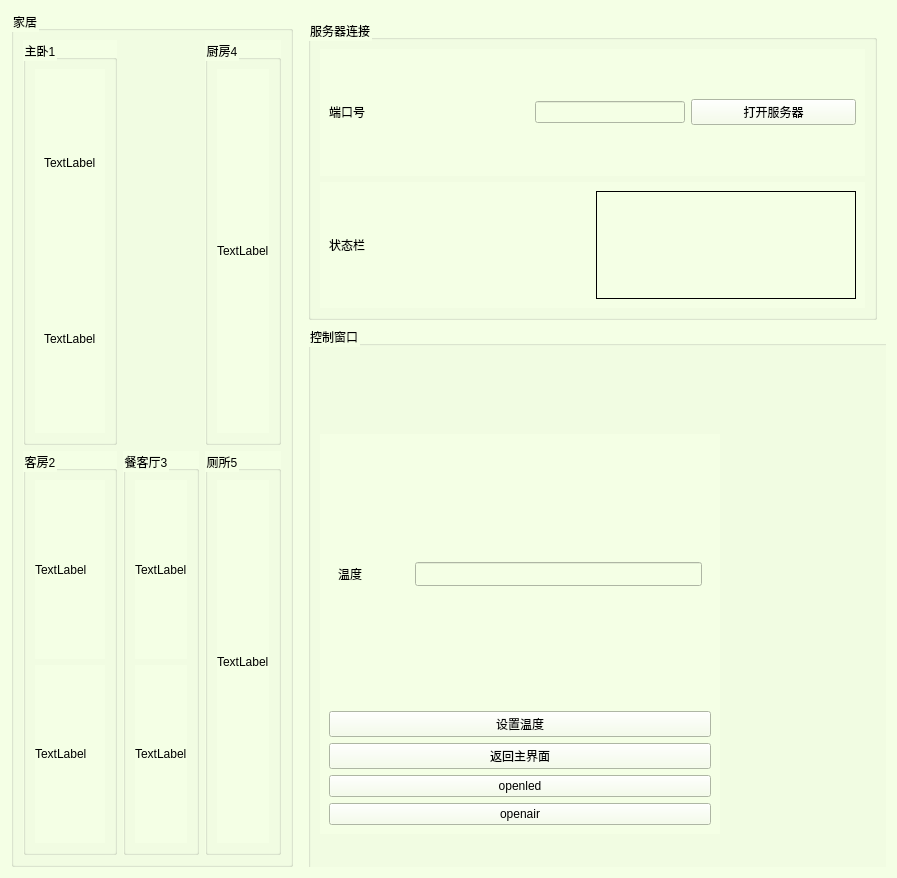
<?xml version="1.0" encoding="UTF-8"?>
<ui version="4.0">
 <class>RomeControl</class>
 <widget class="QWidget" name="RomeControl">
  <property name="geometry">
   <rect>
    <x>0</x>
    <y>0</y>
    <width>897</width>
    <height>878</height>
   </rect>
  </property>
  <property name="minimumSize">
   <size>
    <width>40</width>
    <height>600</height>
   </size>
  </property>
  <property name="windowTitle">
   <string>Form</string>
  </property>
  <property name="styleSheet">
   <string notr="true">background-color: rgb(244, 255, 229);</string>
  </property>
  <layout class="QHBoxLayout" name="horizontalLayout_5">
   <item>
    <widget class="QGroupBox" name="groupBox_room">
     <property name="title">
      <string>家居</string>
     </property>
     <layout class="QGridLayout" name="gridLayout">
      <item row="1" column="3">
       <widget class="QGroupBox" name="groupBox_cashroom6">
        <property name="title">
         <string>厕所5</string>
        </property>
        <layout class="QVBoxLayout" name="verticalLayout_5">
         <item>
          <widget class="QLabel" name="label_led5">
           <property name="minimumSize">
            <size>
             <width>0</width>
             <height>128</height>
            </size>
           </property>
           <property name="text">
            <string>TextLabel</string>
           </property>
          </widget>
         </item>
        </layout>
       </widget>
      </item>
      <item row="0" column="0">
       <widget class="QGroupBox" name="groupBox_room3">
        <property name="minimumSize">
         <size>
          <width>0</width>
          <height>128</height>
         </size>
        </property>
        <property name="title">
         <string>主卧1</string>
        </property>
        <layout class="QHBoxLayout" name="horizontalLayout">
         <item>
          <widget class="QWidget" name="widget_4" native="true">
           <layout class="QVBoxLayout" name="verticalLayout_9">
            <item>
             <widget class="QLabel" name="label_led1">
              <property name="text">
               <string>TextLabel</string>
              </property>
             </widget>
            </item>
            <item>
             <widget class="QLabel" name="label_air1">
              <property name="text">
               <string>TextLabel</string>
              </property>
             </widget>
            </item>
           </layout>
          </widget>
         </item>
        </layout>
       </widget>
      </item>
      <item row="1" column="0">
       <widget class="QGroupBox" name="groupBox_room4">
        <property name="minimumSize">
         <size>
          <width>0</width>
          <height>130</height>
         </size>
        </property>
        <property name="title">
         <string>客房2</string>
        </property>
        <layout class="QVBoxLayout" name="verticalLayout_4">
         <item>
          <widget class="QLabel" name="label_led2">
           <property name="text">
            <string>TextLabel</string>
           </property>
          </widget>
         </item>
         <item>
          <widget class="QLabel" name="label_air2">
           <property name="text">
            <string>TextLabel</string>
           </property>
          </widget>
         </item>
        </layout>
       </widget>
      </item>
      <item row="1" column="1">
       <widget class="QGroupBox" name="groupBox_drawroom5">
        <property name="minimumSize">
         <size>
          <width>0</width>
          <height>130</height>
         </size>
        </property>
        <property name="title">
         <string>餐客厅3</string>
        </property>
        <layout class="QVBoxLayout" name="verticalLayout_3">
         <item>
          <widget class="QLabel" name="label_led3">
           <property name="text">
            <string>TextLabel</string>
           </property>
          </widget>
         </item>
         <item>
          <widget class="QLabel" name="label_air3">
           <property name="text">
            <string>TextLabel</string>
           </property>
          </widget>
         </item>
        </layout>
       </widget>
      </item>
      <item row="0" column="3">
       <widget class="QGroupBox" name="groupBox_kitchen1">
        <property name="minimumSize">
         <size>
          <width>0</width>
          <height>169</height>
         </size>
        </property>
        <property name="title">
         <string>厨房4</string>
        </property>
        <layout class="QVBoxLayout" name="verticalLayout_8">
         <item>
          <widget class="QLabel" name="label_led4">
           <property name="text">
            <string>TextLabel</string>
           </property>
          </widget>
         </item>
        </layout>
       </widget>
      </item>
     </layout>
    </widget>
   </item>
   <item>
    <widget class="QWidget" name="widget_9" native="true">
     <property name="font">
      <font>
       <pointsize>12</pointsize>
      </font>
     </property>
     <layout class="QVBoxLayout" name="verticalLayout_11">
      <item>
       <widget class="QGroupBox" name="groupBox_server">
        <property name="minimumSize">
         <size>
          <width>0</width>
          <height>300</height>
         </size>
        </property>
        <property name="title">
         <string>服务器连接</string>
        </property>
        <layout class="QVBoxLayout" name="verticalLayout">
         <item>
          <widget class="QWidget" name="widget_2" native="true">
           <layout class="QHBoxLayout" name="horizontalLayout_2">
            <item>
             <widget class="QLabel" name="label">
              <property name="minimumSize">
               <size>
                <width>200</width>
                <height>100</height>
               </size>
              </property>
              <property name="maximumSize">
               <size>
                <width>200</width>
                <height>100</height>
               </size>
              </property>
              <property name="text">
               <string>端口号</string>
              </property>
              <property name="alignment">
               <set>Qt::AlignLeading|Qt::AlignLeft|Qt::AlignVCenter</set>
              </property>
             </widget>
            </item>
            <item>
             <widget class="QLineEdit" name="port">
              <property name="minimumSize">
               <size>
                <width>150</width>
                <height>0</height>
               </size>
              </property>
              <property name="maximumSize">
               <size>
                <width>150</width>
                <height>16777215</height>
               </size>
              </property>
             </widget>
            </item>
            <item>
             <widget class="QPushButton" name="btn_connect">
              <property name="minimumSize">
               <size>
                <width>120</width>
                <height>24</height>
               </size>
              </property>
              <property name="text">
               <string>打开服务器</string>
              </property>
             </widget>
            </item>
           </layout>
          </widget>
         </item>
         <item>
          <widget class="QWidget" name="widget_5" native="true">
           <layout class="QHBoxLayout" name="horizontalLayout_3">
            <item>
             <widget class="QLabel" name="label_4">
              <property name="text">
               <string>状态栏</string>
              </property>
             </widget>
            </item>
            <item>
             <widget class="QLabel" name="label_notice">
              <property name="minimumSize">
               <size>
                <width>20</width>
                <height>0</height>
               </size>
              </property>
              <property name="font">
               <font>
                <pointsize>17</pointsize>
               </font>
              </property>
              <property name="frameShape">
               <enum>QFrame::Panel</enum>
              </property>
              <property name="text">
               <string/>
              </property>
             </widget>
            </item>
           </layout>
          </widget>
         </item>
        </layout>
       </widget>
      </item>
      <item>
       <widget class="QGroupBox" name="groupBox_control">
        <property name="enabled">
         <bool>true</bool>
        </property>
        <property name="minimumSize">
         <size>
          <width>628</width>
          <height>600</height>
         </size>
        </property>
        <property name="title">
         <string>控制窗口</string>
        </property>
        <layout class="QVBoxLayout" name="verticalLayout_6">
         <item>
          <widget class="QWidget" name="widget_10" native="true">
           <property name="minimumSize">
            <size>
             <width>0</width>
             <height>0</height>
            </size>
           </property>
           <property name="maximumSize">
            <size>
             <width>400</width>
             <height>400</height>
            </size>
           </property>
           <layout class="QVBoxLayout" name="verticalLayout_2">
            <item>
             <widget class="QWidget" name="widget" native="true">
              <layout class="QHBoxLayout" name="horizontalLayout_4">
               <item>
                <widget class="QLabel" name="label_2">
                 <property name="minimumSize">
                  <size>
                   <width>71</width>
                   <height>31</height>
                  </size>
                 </property>
                 <property name="maximumSize">
                  <size>
                   <width>71</width>
                   <height>31</height>
                  </size>
                 </property>
                 <property name="text">
                  <string>温度</string>
                 </property>
                </widget>
               </item>
               <item>
                <widget class="QLineEdit" name="lineEdit_wendu">
                 <property name="minimumSize">
                  <size>
                   <width>100</width>
                   <height>24</height>
                  </size>
                 </property>
                </widget>
               </item>
              </layout>
             </widget>
            </item>
            <item>
             <widget class="QPushButton" name="btd_set">
              <property name="text">
               <string>设置温度</string>
              </property>
             </widget>
            </item>
            <item>
             <widget class="QPushButton" name="btd_back">
              <property name="minimumSize">
               <size>
                <width>200</width>
                <height>0</height>
               </size>
              </property>
              <property name="text">
               <string>返回主界面</string>
              </property>
             </widget>
            </item>
            <item>
             <widget class="QPushButton" name="btd_led">
              <property name="minimumSize">
               <size>
                <width>0</width>
                <height>0</height>
               </size>
              </property>
              <property name="text">
               <string>openled</string>
              </property>
             </widget>
            </item>
            <item>
             <widget class="QPushButton" name="btd_air">
              <property name="minimumSize">
               <size>
                <width>0</width>
                <height>0</height>
               </size>
              </property>
              <property name="text">
               <string>openair</string>
              </property>
             </widget>
            </item>
           </layout>
          </widget>
         </item>
        </layout>
       </widget>
      </item>
     </layout>
    </widget>
   </item>
  </layout>
 </widget>
 <resources/>
 <connections/>
</ui>
